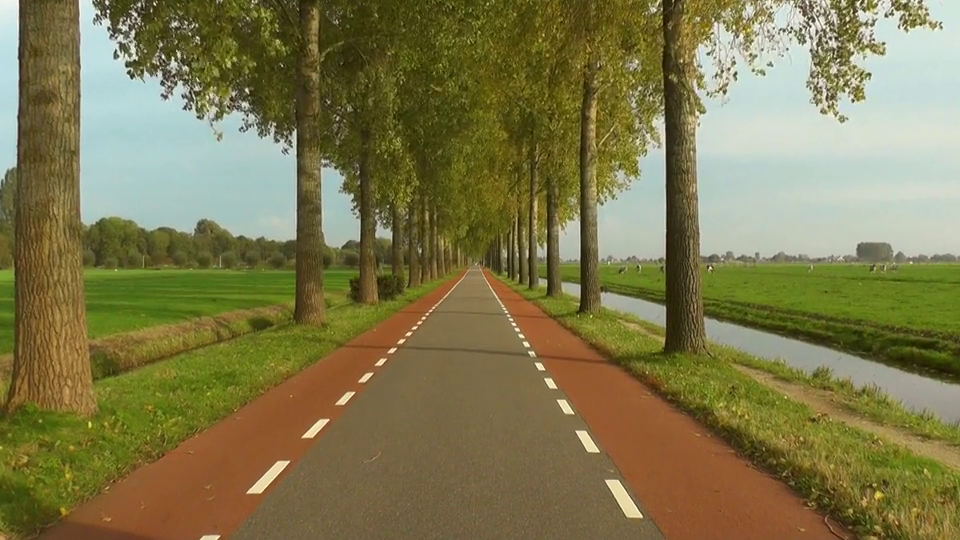
#> input picture frame 36 of Code/road video.mp4, 960 x 540 px
$ python Road_Lane_Detection.py
#> lines starting #> are read from the running program, lines starting #| are printed output that depends on the picture; after the words box and inside, x2 and y2 are one past the last pixel; in counts of white or black regions, pixels touching at a corner belong together
import cv2
import numpy as np

video = cv2.VideoCapture('C:/Users/HP/Desktop/Road Lane Detection Project/road video.mp4')
while True:
    ret,or_frame = video.read()
#> or_frame is the input picture: shape (540, 960, 3); mean B, G, R 76.6, 119.9, 126.2
    if not ret:
        video = cv2.VideoCapture('C:/Users/HP/Desktop/Road Lane Detection Project/road video.mp4')
        continue
    frame = cv2.GaussianBlur(or_frame,(5,5),0)
    hsv = cv2.cvtColor(frame,cv2.COLOR_BGR2HSV)
#> hsv: shape (540, 960, 3); mean H, S, V 33.2, 128.2, 131.4

    lower_y = np.array([18,94,140])
    upper_y = np.array([18,255,255])

    mask = cv2.inRange(hsv,lower_y,upper_y)
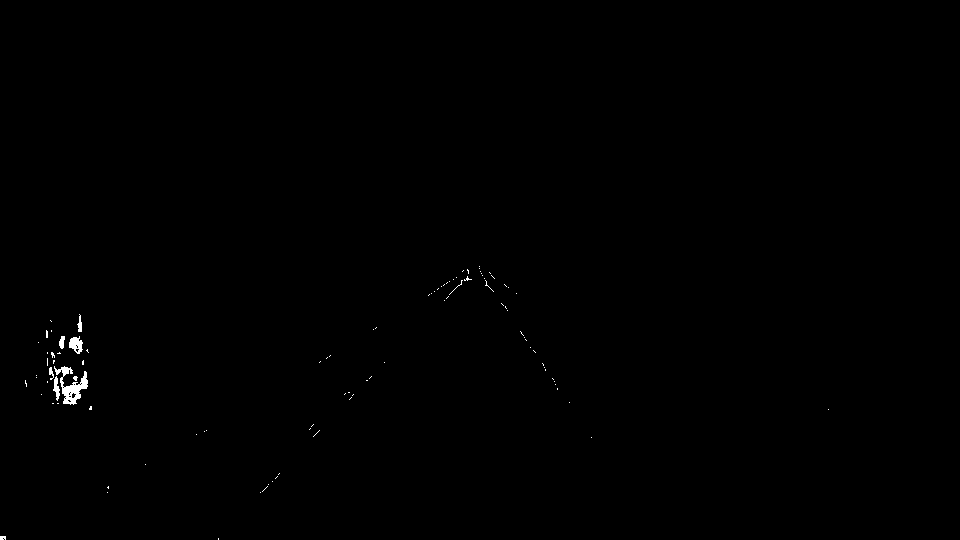
#> mask: shape (540, 960); 0.24% white; 101 white regions (94 under 20 px), largest, box (x1, y1, x2, y2) and area: (54, 366, 88, 405) 515, (69, 336, 83, 354) 159, (53, 376, 60, 401) 91
    edges =cv2.Canny(mask,74,150)
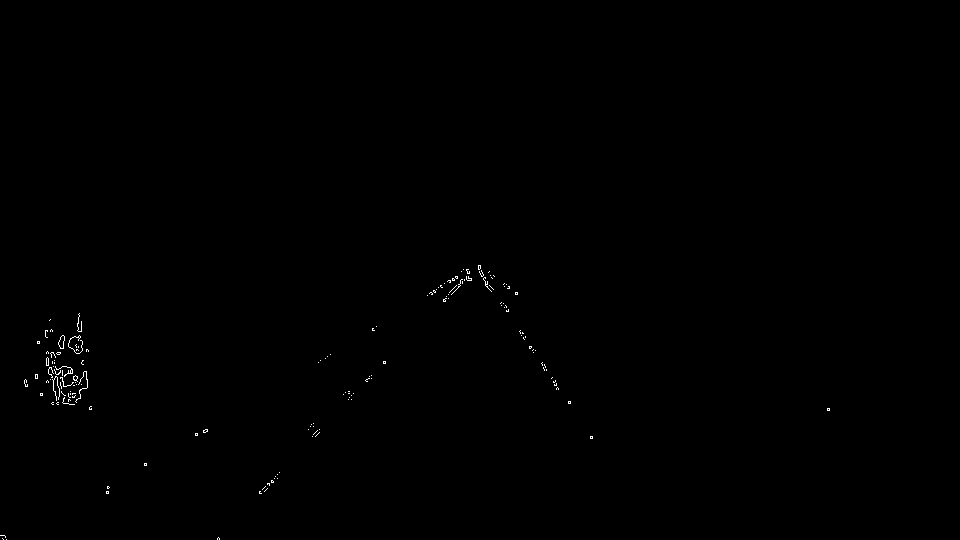
#> edges: shape (540, 960); 0.19% white in thin lines or dots, all inside (x1, y1, x2, y2) = (0, 265, 830, 540)
    lines = cv2.HoughLinesP(edges,1,np.pi/180,50,maxLineGap=50)
#> lines = None
    if lines is not None:
        for line in lines:
            x1,y1,x2,y2=line[0]
            cv2.line(frame,(x1,y1),(x2,y2),(0,255,0),5)
            cv2.imshow("frame",frame)
            cv2.imshow("edges",edges)
            key = cv2.waitKey(25)
            if(key==27):
                break

$ run again, starting later in the video
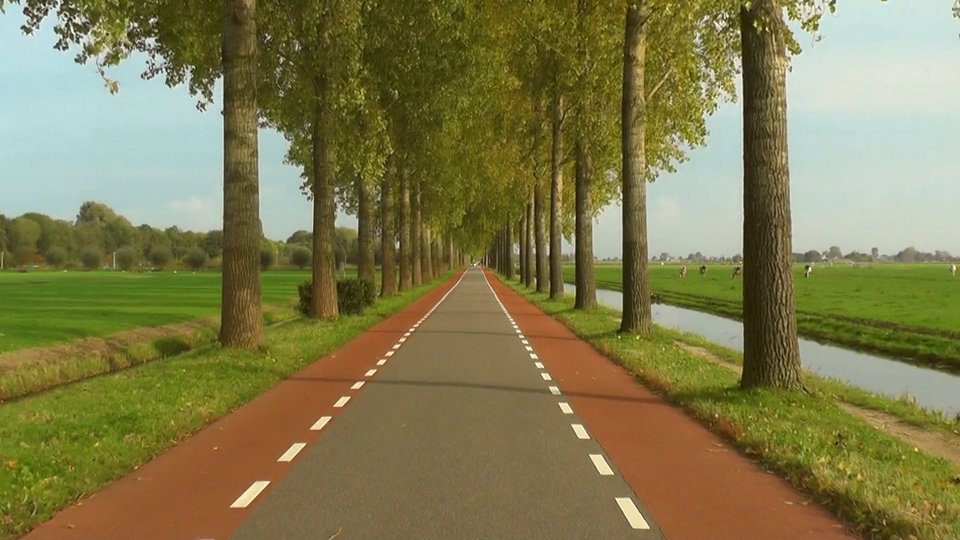
#> input picture frame 162 of Code/road video.mp4, 960 x 540 px
#> or_frame is the input picture: shape (540, 960, 3); mean B, G, R 77.8, 122.8, 128.2
#> hsv: shape (540, 960, 3); mean H, S, V 34.2, 129.8, 134.3
#> `mask = cv2.inRange(hsv,lower_y,upper_y)`:
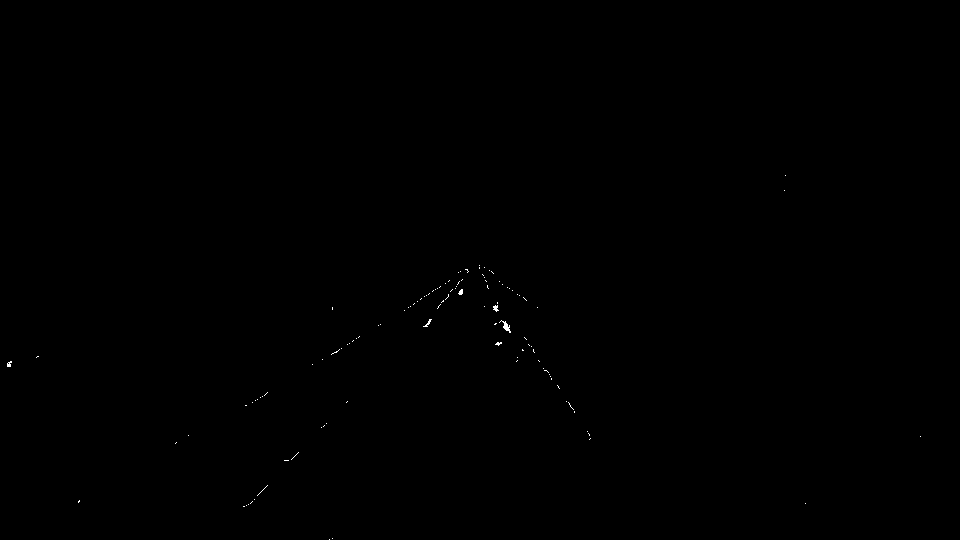
#> mask: shape (540, 960); 0.07% white in thin lines or dots, all inside (x1, y1, x2, y2) = (7, 175, 921, 540)
#> edges: shape (540, 960); 0.14% white in thin lines or dots, all inside (x1, y1, x2, y2) = (6, 174, 922, 540)
#> lines = [[311, 365, 467, 268]]
#> the loop `for line in lines:` made 1 pass; (key Esc is pressed on pass 1)
#> pass 1, `cv2.imshow("frame",frame)`:
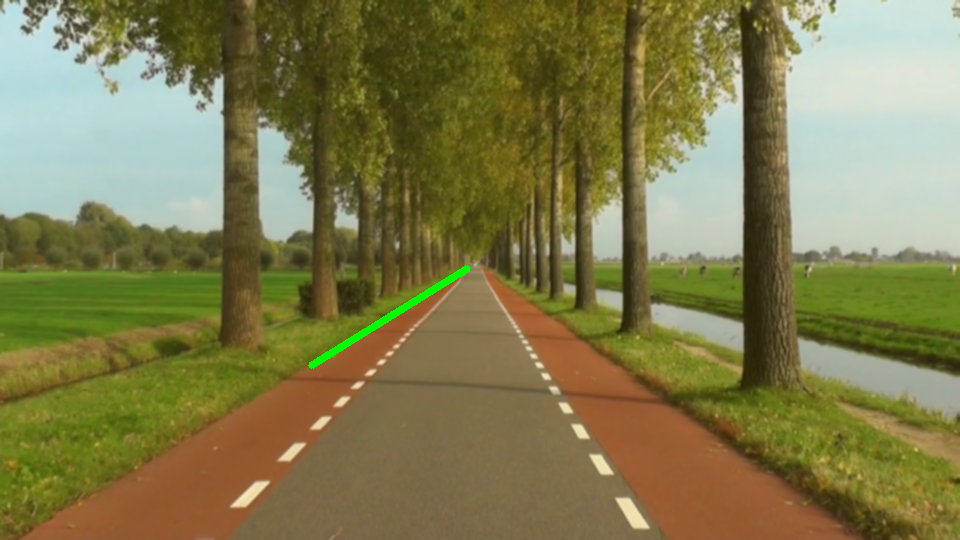
#> window 'frame': shape (540, 960, 3); mean B, G, R 77.7, 123.2, 127.8

$ run again, starting later in the video
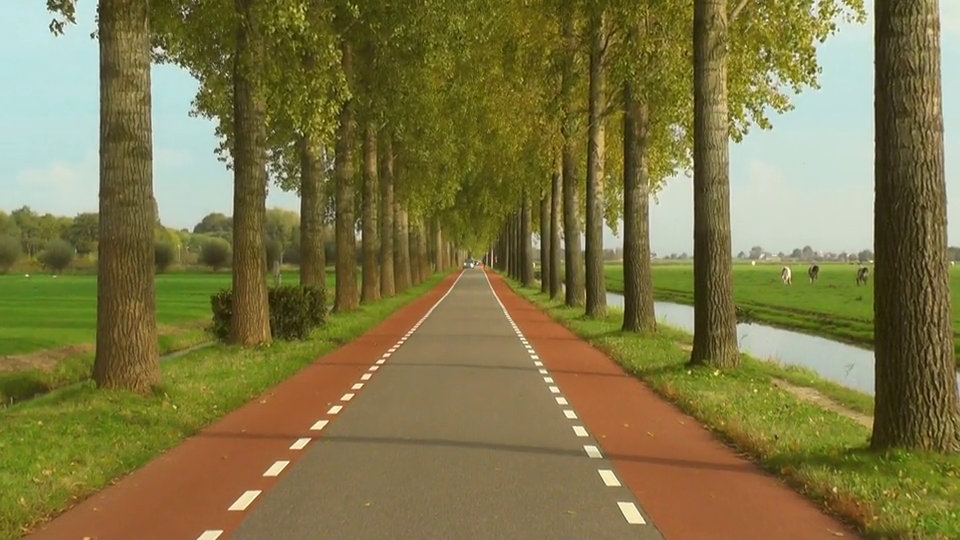
#> input picture frame 289 of Code/road video.mp4, 960 x 540 px
#> or_frame is the input picture: shape (540, 960, 3); mean B, G, R 70.3, 118.1, 126
#> hsv: shape (540, 960, 3); mean H, S, V 30.8, 135.3, 130.6
#> `mask = cv2.inRange(hsv,lower_y,upper_y)`:
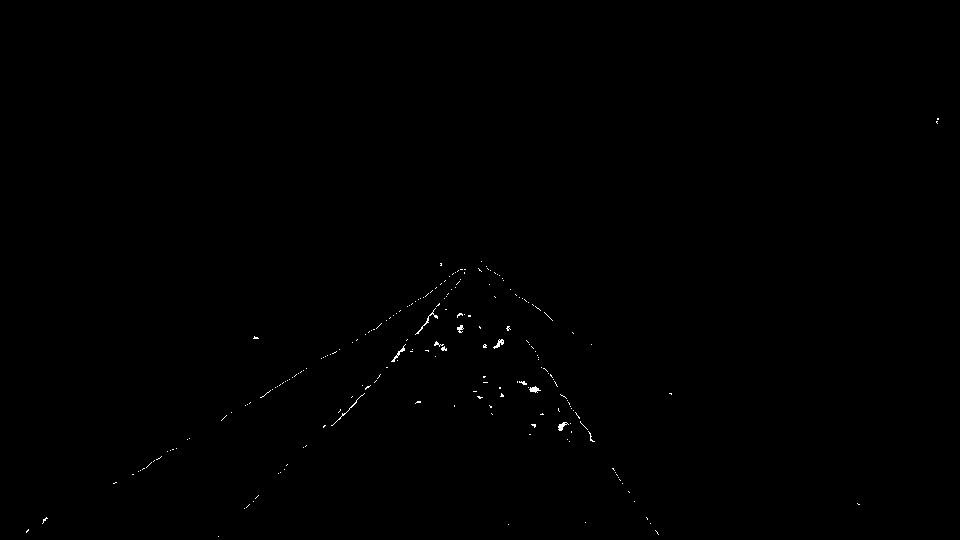
#> mask: shape (540, 960); 0.18% white in thin lines or dots, all inside (x1, y1, x2, y2) = (26, 118, 939, 537)
#> edges: shape (540, 960); 0.28% white in thin lines or dots, all inside (x1, y1, x2, y2) = (25, 121, 936, 538)
#> lines = [[113, 484, 482, 262], [112, 483, 482, 261], [114, 484, 427, 296], [494, 295, 649, 524], [528, 344, 656, 533], [347, 413, 465, 272], [132, 475, 387, 321], [526, 339, 656, 532]]
#> the loop `for line in lines:` made 1 pass; (key Esc is pressed on pass 1)
#> pass 1, `cv2.imshow("frame",frame)`:
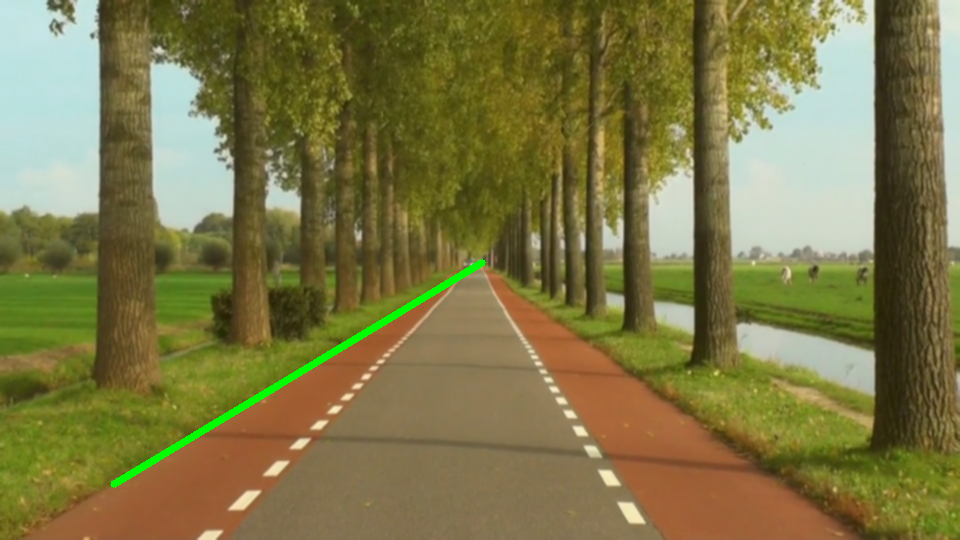
#> window 'frame': shape (540, 960, 3); mean B, G, R 70, 119, 125.1
